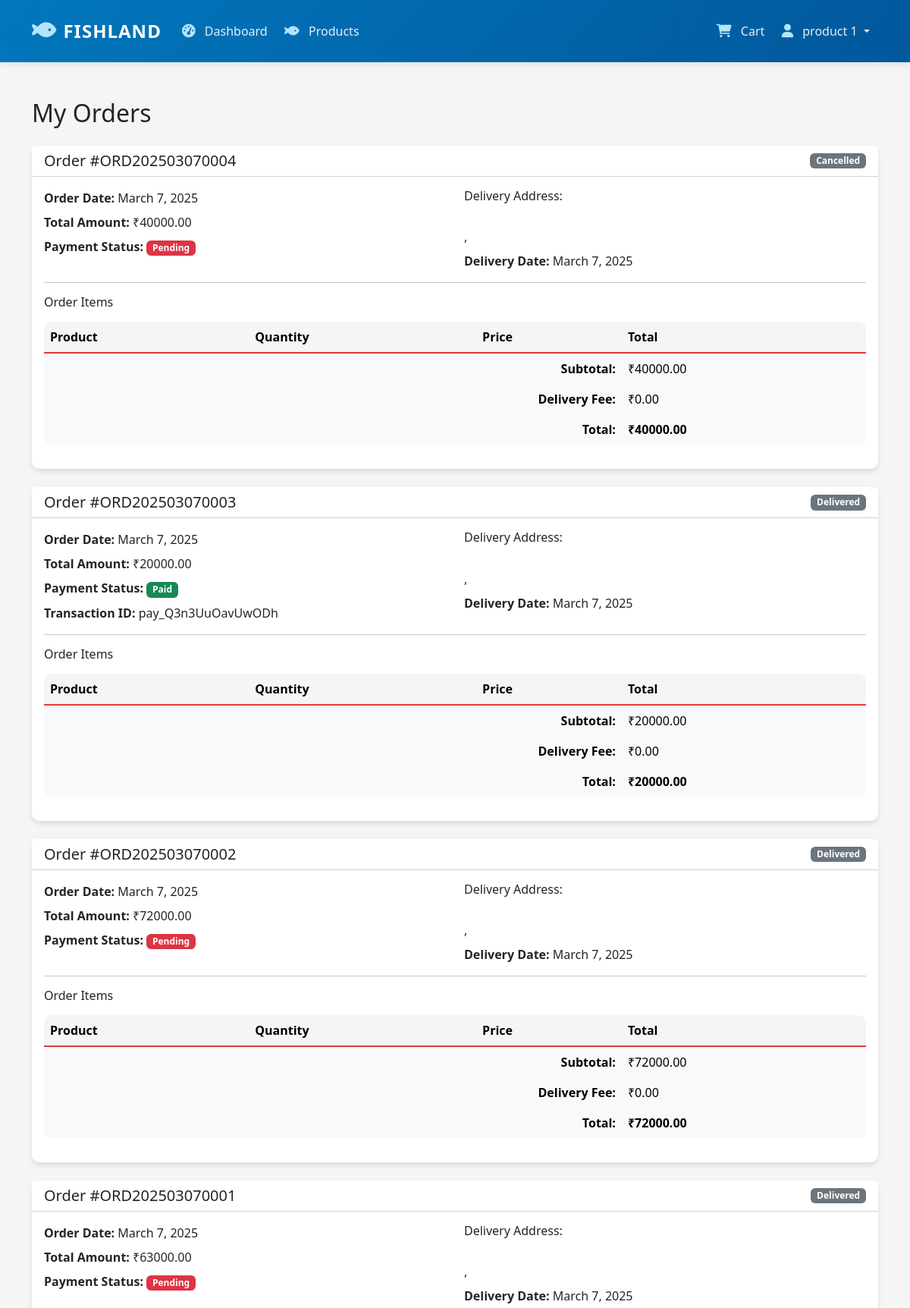
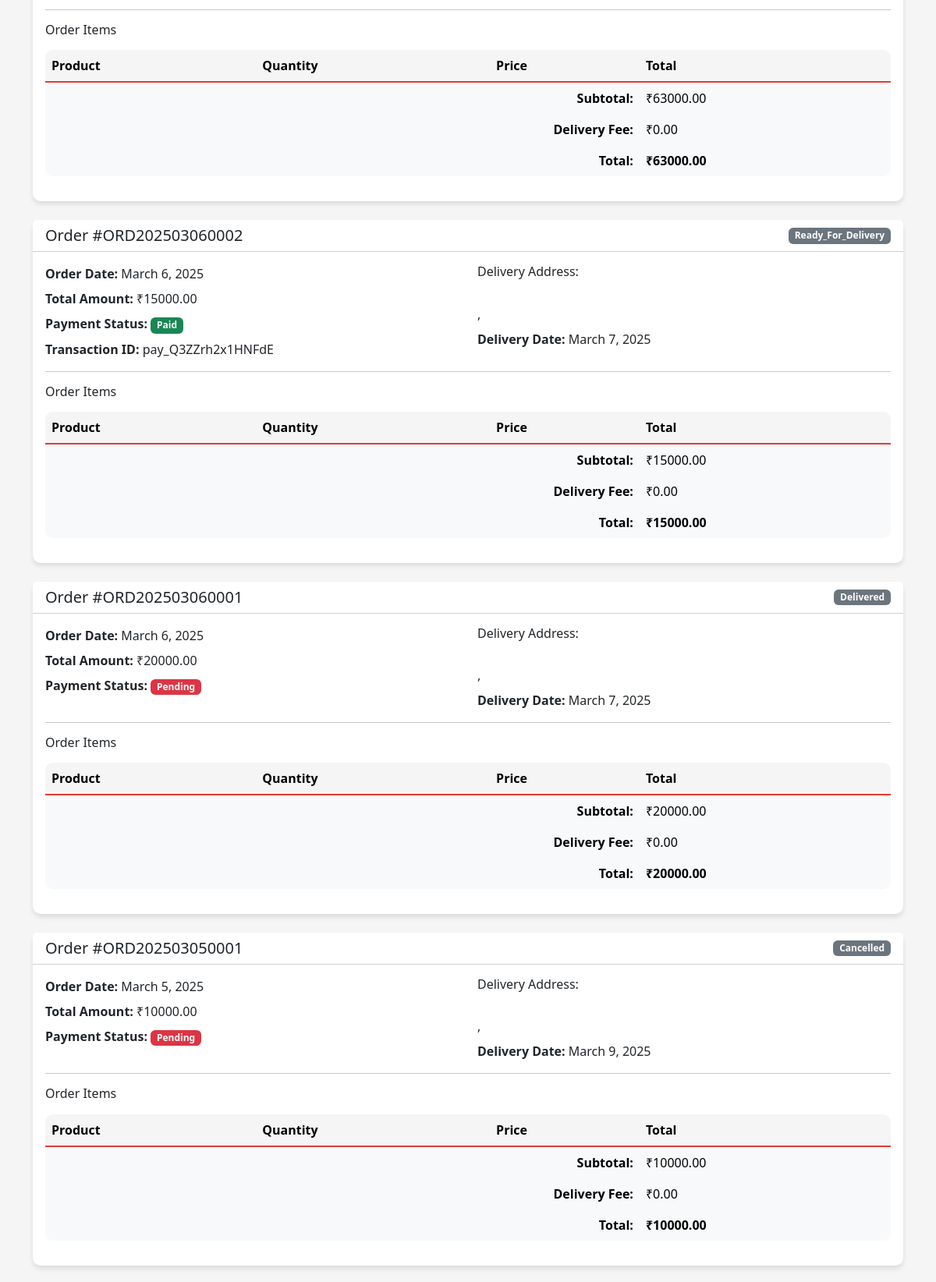
Screenshot of /orders/history/ (signed in, upper part) with the database file from the repository (2 pictures, top to bottom).
### accounts/models.py (models this page shows, shortened)
class User(AbstractUser):
    class Role(models.TextChoices):
        ADMIN = 'ADMIN', 'Admin'
        SELLER = 'SELLER', 'Seller'
        BUYER = 'BUYER', 'Buyer'
        DELIVERY_BOY = 'DELIVERY_BOY', 'Delivery Boy'
    email = models.EmailField(_('email address'), unique=True)
    role = models.CharField(max_length=15, choices=Role.choices, default=Role.BUYER)
    phone = PhoneNumberField(blank=True)  # Renamed from phone_number
    profile_picture = models.ImageField(upload_to=get_profile_image_path, blank=True, null=True)
    company_name = models.CharField(max_length=100, blank=True)
    address = models.TextField(blank=True)
    gst_number = models.CharField(max_length=15, blank=True)
    is_verified = models.BooleanField(default=False)
    is_deleted = models.BooleanField(default=False)
    USERNAME_FIELD = 'email'
    REQUIRED_FIELDS = ['username']

### orders/models.py (models this page shows, shortened)
class Order(models.Model):
    STATUS_CHOICES = [
        ('PENDING', 'Pending'),
        ('CONFIRMED', 'Confirmed'),
        ('PROCESSING', 'Processing'),
        ('ASSIGNED_TO_DELIVERY', 'Assigned to Delivery'),
        ('OUT_FOR_DELIVERY', 'Out for Delivery'),
        ('DELIVERED', 'Delivered'),
        ('CANCELLED', 'Cancelled'),
    ]
    PAYMENT_STATUS_CHOICES = [
        ('PENDING', 'Pending'),
        ('PAID', 'Paid'),
        ('FAILED', 'Failed'),
        ('REFUNDED', 'Refunded'),
    ]
    PAYMENT_METHOD_CHOICES = [
        ('COD', 'Cash on Delivery'),
        ('ONLINE', 'Online Payment'),
    ]
    CANCELLATION_REASON_CHOICES = [
        ('OUT_OF_STOCK', 'Out of Stock'),
        ('PRICE_MISMATCH', 'Price Mismatch'),
        ('QUALITY_ISSUES', 'Quality Issues'),
        ('DELIVERY_ISSUES', 'Cannot Deliver to Location'),
        ('OTHER', 'Other'),
    ]
    user = models.ForeignKey(settings.AUTH_USER_MODEL, on_delete=models.CASCADE, related_name='orders')
    delivery_boy = models.ForeignKey('delivery.DeliveryProfile', on_delete=models.SET_NULL, null=True, blank=True, related_name='assigned_orders')
    delivery_rating = models.IntegerField(null=True, blank=True, choices=[(i, i) for i in range(1, 6)])
    delivery_feedback = models.TextField(null=True, blank=True)
    order_number = models.CharField(max_length=20, unique=True)
    delivery_address = models.ForeignKey(
        Address,
        on_delete=models.PROTECT,
        related_name='orders',
        null=True,  # Allow null for existing records
    )
    status = models.CharField(max_length=20, choices=STATUS_CHOICES, default='PENDING')
    payment_status = models.CharField(max_length=20, choices=PAYMENT_STATUS_CHOICES, default='PENDING')
    payment_method = models.CharField(max_length=20, choices=PAYMENT_METHOD_CHOICES, default='COD')
    razorpay_order_id = models.CharField(max_length=100, blank=True, null=True)
    razorpay_payment_id = models.CharField(max_length=100, blank=True, null=True)
    razorpay_signature = models.CharField(max_length=200, blank=True, null=True)
    subtotal = models.DecimalField(max_digits=10, decimal_places=2)
    delivery_fee = models.DecimalField(max_digits=10, decimal_places=2)
    total = models.DecimalField(max_digits=10, decimal_places=2)
    delivery_date = models.DateField()
    delivery_time = models.CharField(max_length=10)  # Store as HH:MM format
    delivery_assigned_at = models.DateTimeField(null=True, blank=True)
    delivery_pickup_at = models.DateTimeField(null=True, blank=True)
    delivery_completed_at = models.DateTimeField(null=True, blank=True)
    estimated_delivery_time = models.DateTimeField(null=True, blank=True)
    delivery_feedback = models.TextField(null=True, blank=True)
    delivery_rating = models.IntegerField(null=True, blank=True, choices=[(i, i) for i in range(1, 6)])
    cancellation_reason = models.CharField(max_length=20, choices=CANCELLATION_REASON_CHOICES, null=True, blank=True)
    cancellation_note = models.TextField(blank=True, null=True)
    cancelled_at = models.DateTimeField(null=True, blank=True)
    created_at = models.DateTimeField(auto_now_add=True)
    updated_at = models.DateTimeField(auto_now=True)
    confirmed_at = models.DateTimeField(null=True, blank=True)
    processing_at = models.DateTimeField(null=True, blank=True)
    out_for_delivery_at = models.DateTimeField(null=True, blank=True)
    delivered_at = models.DateTimeField(null=True, blank=True)
    class Meta:
        ordering = ['-created_at']

### orders/views.py (the view)
# urls.py: path('orders/', views.order_history, name='order_history'),
@login_required
def order_history(request):
    orders = Order.objects.filter(user=request.user).order_by('-created_at')
    return render(request, 'orders/order_history.html', {'orders': orders})

### templates/orders/order_history.html (shortened to what this page needs)
{% extends 'base.html' %}
{% load static %}
{% block content %}
<div class="container py-5">
    <h2 class="mb-4">My Orders</h2>
    {% if orders %}
        <div class="row">
            {% for order in orders %}
                <div class="col-12 mb-4">
                    <div class="card">
                        <div class="card-header bg-white">
                            <div class="d-flex justify-content-between align-items-center">
                                <h5 class="mb-0">Order #{{ order.order_number }}</h5>
                                <span class="badge {% if order.status == 'completed' %}bg-success{% elif order.status == 'pending' %}bg-warning{% else %}bg-secondary{% endif %}">
                                    {{ order.status|title }}
                                </span>
                            </div>
                        </div>
                        <div class="card-body">
                            <div class="row">
                                <div class="col-md-6">
                                    <p class="mb-2"><strong>Order Date:</strong> {{ order.created_at|date:"F j, Y" }}</p>
                                    <p class="mb-2"><strong>Total Amount:</strong> ₹{{ order.total }}</p>
                                    <p class="mb-2"><strong>Payment Status:</strong>
                                        <span class="badge {% if order.payment_status == 'PAID' %}bg-success{% else %}bg-danger{% endif %}">
                                            {{ order.payment_status|title }}
                                        </span>
                                    </p>
                                    {% if order.razorpay_payment_id %}
                                    <p class="mb-0"><strong>Transaction ID:</strong> {{ order.razorpay_payment_id }}</p>
                                    {% endif %}
                                </div>
                                <div class="col-md-6">
                                    <h6 class="mb-2">Delivery Address:</h6>
                                    <p class="mb-2">
                                        {{ order.address.street_address }}<br>
                                        {{ order.address.city }}, {{ order.address.state }} {{ order.address.postal_code }}
                                    </p>
                                    <p class="mb-0"><strong>Delivery Date:</strong> {{ order.delivery_date|date:"F j, Y" }}</p>
                                </div>
                            </div>
                            <hr>
                            <h6 class="mb-3">Order Items</h6>
                            <div class="table-responsive">
                                <table class="table table-borderless">
                                    <thead class="table-light">
                                        <tr>
                                            <th>Product</th>
                                            <th>Quantity</th>
                                            <th>Price</th>
                                            <th>Total</th>
                                        </tr>
                                    </thead>
                                    <tfoot class="table-light">
                                        <tr>
                                            <td colspan="3" class="text-end"><strong>Subtotal:</strong></td>
                                            <td>₹{{ order.subtotal }}</td>
                                        </tr>
                                        <tr>
                                            <td colspan="3" class="text-end"><strong>Delivery Fee:</strong></td>
                                            <td>₹{{ order.delivery_fee }}</td>
                                        </tr>
                                        <tr>
                                            <td colspan="3" class="text-end"><strong>Total:</strong></td>
                                            <td><strong>₹{{ order.total }}</strong></td>
                                        </tr>
                                    </tfoot>
                                </table>
                            </div>
                        </div>
                    </div>
                </div>
            {% endfor %}
        </div>
    {% endif %}
</div>
{% endblock %}

### templates/base.html (shortened to what this page needs)
{% load static %}
<!DOCTYPE html>
<html lang="en">
<head>
    <link href="https://cdn.jsdelivr.net/npm/bootstrap@5.3.0/dist/css/bootstrap.min.css" rel="stylesheet">
    <link href="https://cdnjs.cloudflare.com/ajax/libs/font-awesome/6.0.0/css/all.min.css" rel="stylesheet">
</head>
<body>
    <nav class="navbar navbar-expand-lg navbar-dark sticky-top">
        <div class="container">
            <a class="navbar-brand" href="{% if user.is_authenticated and user.role == 'ADMIN' %}{% url 'admin_dashboard:dashboard' %}{% elif user.is_authenticated and user.role == 'DELIVERY_BOY' %}{% url 'delivery:dashboard' %}{% else %}{% url 'shop:home' %}{% endif %}">
                <i class="fas fa-fish me-2"></i>FISHLAND
            </a>
            <div class="collapse navbar-collapse" id="navbarNav">
                {% if user.is_authenticated %}
                    {% if user.role == 'ADMIN' %}
                    <ul class="navbar-nav me-auto admin-nav">
                        <li class="nav-item">
                            <a class="nav-link {% if request.resolver_match.url_name == 'dashboard' %}active{% endif %}"
                               href="{% url 'admin_dashboard:dashboard' %}">
                                <i class="fas fa-tachometer-alt"></i> Dashboard
                            </a>
                        </li>
                        <li class="nav-item">
                            <a class="nav-link {% if request.resolver_match.url_name == 'orders' %}active{% endif %}"
                               href="{% url 'admin_dashboard:orders' %}">
                                <i class="fas fa-shopping-cart"></i> Orders
                            </a>
                        </li>
                        <li class="nav-item">
                            <a class="nav-link {% if request.resolver_match.url_name == 'products' %}active{% endif %}"
                               href="{% url 'admin_dashboard:products' %}">
                                <i class="fas fa-box"></i> Products
                            </a>
                        </li>
                        <li class="nav-item">
                            <a class="nav-link {% if request.resolver_match.url_name == 'categories' %}active{% endif %}"
                               href="{% url 'admin_dashboard:categories' %}">
                                <i class="fas fa-tags"></i> Categories
                            </a>
                        </li>
                        <li class="nav-item">
                            <a class="nav-link {% if request.resolver_match.url_name == 'users' %}active{% endif %}"
                               href="{% url 'admin_dashboard:users' %}">
                                <i class="fas fa-users"></i> Users
                            </a>
                        </li>
                        <li class="nav-item">
                            <a class="nav-link {% if request.resolver_match.url_name == 'reports' %}active{% endif %}"
                               href="{% url 'admin_dashboard:reports' %}">
                                <i class="fas fa-chart-bar"></i> Reports
                            </a>
                        </li>
                    </ul>
                    {% elif user.role == 'BUYER' %}
                    <ul class="navbar-nav me-auto">
                        <li class="nav-item">
                            <a class="nav-link {% if request.resolver_match.url_name == 'dashboard' %}active{% endif %}"
                               href="{% url 'buyer:dashboard' %}">
                                <i class="fas fa-tachometer-alt"></i> Dashboard
                            </a>
                        </li>
                        <li class="nav-item">
                            <a class="nav-link {% if request.resolver_match.url_name == 'product_list' %}active{% endif %}"
                               href="{% url 'products:product_list' %}">
                                <i class="fas fa-fish"></i> Products
                            </a>
                        </li>
                    </ul>
                    {% endif %}
                    <ul class="navbar-nav ms-auto">
                        {% if user.role == 'BUYER' %}
                        <li class="nav-item">
                            <a class="nav-link" href="{% url 'cart:view' %}">
                                <i class="fas fa-shopping-cart"></i> Cart
                            </a>
                        </li>
                        <li class="nav-item dropdown">
                            <a class="nav-link dropdown-toggle" href="#" id="navbarDropdown" role="button"
                               data-bs-toggle="dropdown" aria-expanded="false">
                                <i class="fas fa-user"></i> {{ user.get_full_name }}
                            </a>
                        </li>
                        {% endif %}
                    </ul>
                {% endif %}
            </div>
        </div>
    </nav>
    <main>
        {% block content %}{% endblock %}
    </main>
</body>
</html>

### templates/base.html (style rules this page uses)
:root { --primary-color: #e53935; --secondary-color: #ffcdd2; --dark-color: #212121; --light-color: #f5f5f5; }
body { background-color: var(--light-color); }
.navbar { padding: 1rem 0; background: linear-gradient(135deg, #0277bd, #01579b) !important; box-shadow: 0 2px 10px rgba(0, 0, 0, 0.1); }
.navbar-brand { color: white !important; font-size: 1.5rem; font-weight: 700; letter-spacing: 1px; display: flex; align-items: center; transition: transform 0.3s ease; }
.navbar-brand i { font-size: 1.8rem; margin-right: 10px; color: #b3e5fc; }
.navbar-nav .nav-link { font-weight: 500; color: rgba(255, 255, 255, 0.9) !important; padding: 0.8rem 1.2rem; margin: 0 0.2rem; border-radius: 8px; transition: all 0.3s ease; }
.navbar-nav .nav-link i { margin-right: 8px; font-size: 1.1rem; color: #b3e5fc; }
.card { border: none; border-radius: 10px; box-shadow: 0 4px 6px rgba(0, 0, 0, 0.1); transition: transform 0.3s ease; }
.table { border-radius: 10px; overflow: hidden; }
.table th { background-color: var(--light-color); border-bottom: 2px solid var(--primary-color); font-weight: 600; }
.table td { vertical-align: middle; }

### rows the page displays
User: get_full_name "product 1"
Order: order_number "ORD202503070004", status "Cancelled", created_at "March 7, 2025", total "40000.00", payment_status "Pending", delivery_date "March 7, 2025", subtotal "40000.00", delivery_fee "0.00"
Order: order_number "ORD202503070003", status "Delivered", created_at "March 7, 2025", total "20000.00", payment_status "Paid", razorpay_payment_id "pay_Q3n3UuOavUwODh", delivery_date "March 7, 2025", subtotal "20000.00", delivery_fee "0.00"
Order: order_number "ORD202503070002", status "Delivered", created_at "March 7, 2025", total "72000.00", payment_status "Pending", delivery_date "March 7, 2025", subtotal "72000.00", delivery_fee "0.00"
Order: order_number "ORD202503070001", status "Delivered", created_at "March 7, 2025", total "63000.00", payment_status "Pending", delivery_date "March 7, 2025", subtotal "63000.00", delivery_fee "0.00"
Order: order_number "ORD202503060002", status "Ready_For_Delivery", created_at "March 6, 2025", total "15000.00", payment_status "Paid", razorpay_payment_id "pay_Q3ZZrh2x1HNFdE", delivery_date "March 7, 2025", subtotal "15000.00", delivery_fee "0.00"
Order: order_number "ORD202503060001", status "Delivered", created_at "March 6, 2025", total "20000.00", payment_status "Pending", delivery_date "March 7, 2025", subtotal "20000.00", delivery_fee "0.00"
Order: order_number "ORD202503050001", status "Cancelled", created_at "March 5, 2025", total "10000.00", payment_status "Pending", delivery_date "March 9, 2025", subtotal "10000.00", delivery_fee "0.00"
